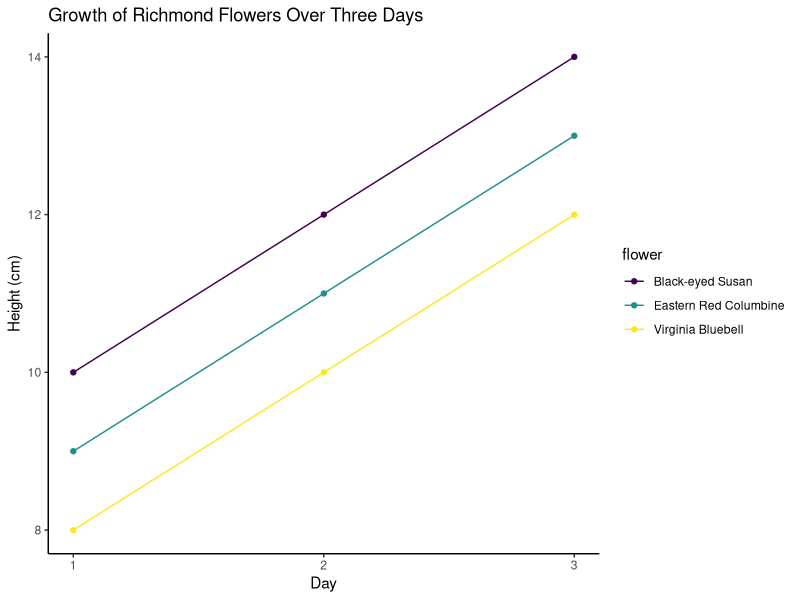
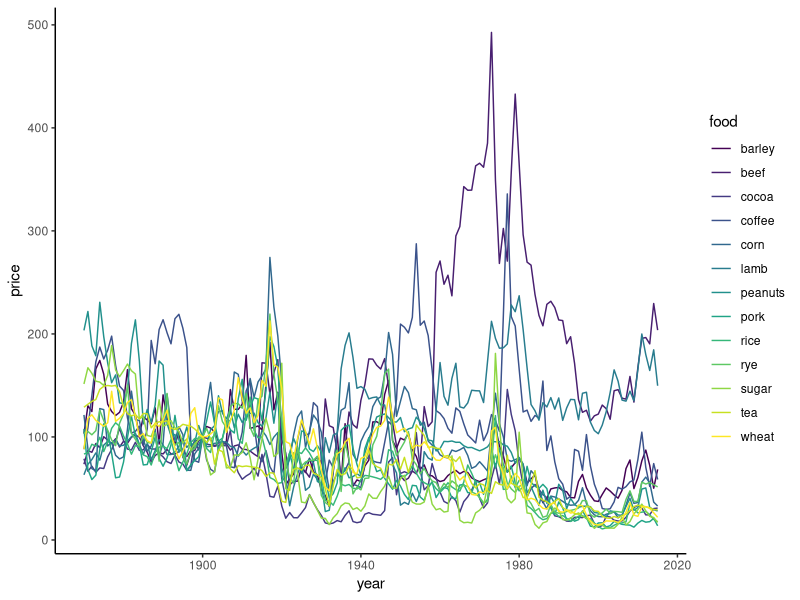
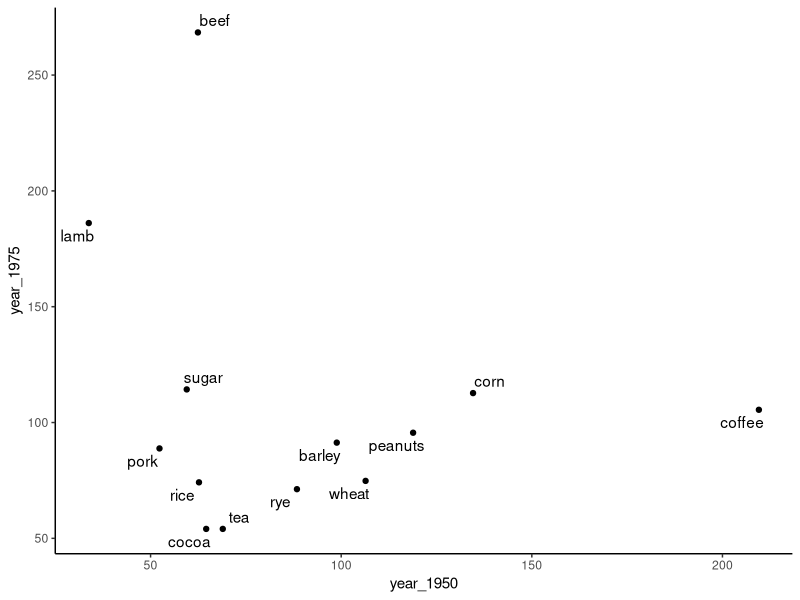
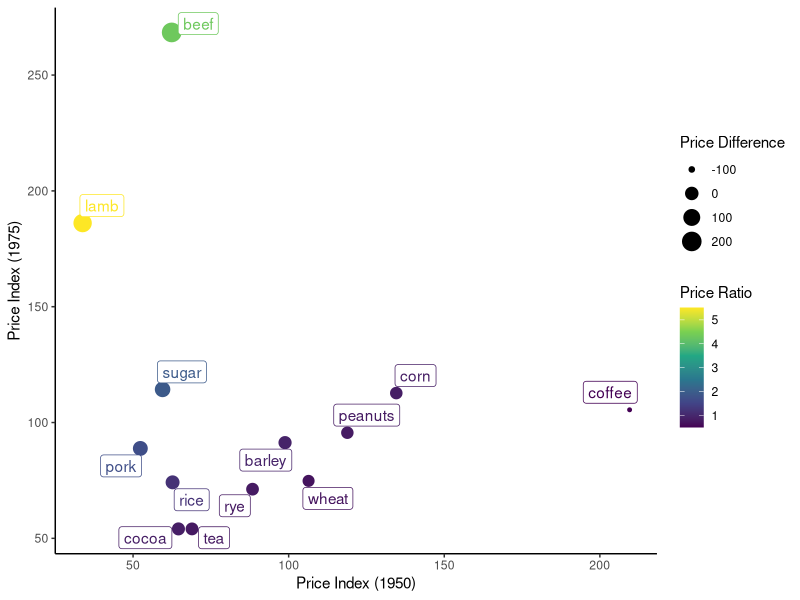
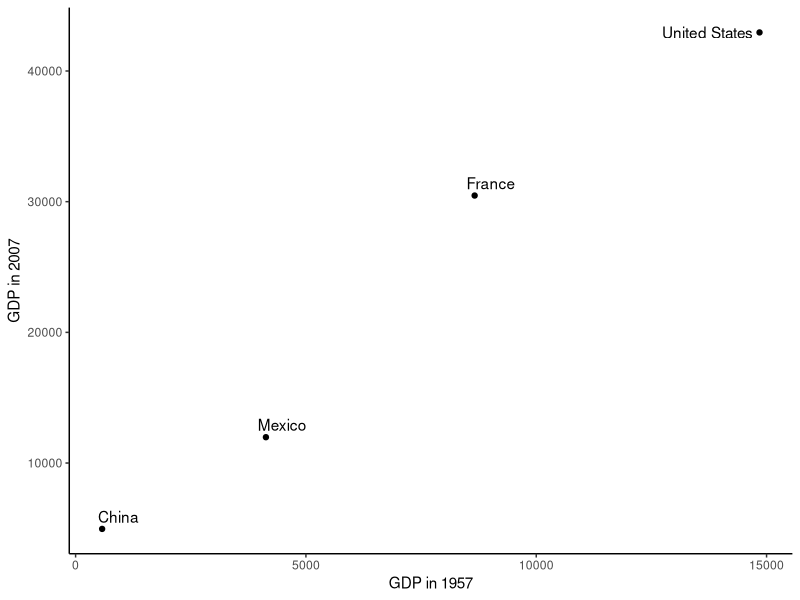

Source code (R) for these figures, in order:
## ---- chunk 1
#| message: false

library(tidyverse)
library(ggrepel)

flower <- c("Black-eyed Susan", "Virginia Bluebell", "Eastern Red Columbine")
height_day1 <- c(10, 8, 9)
height_day2 <- c(12, 10, 11)
height_day3 <- c(14, 12, 13)

flowers_wide <- tibble(
  flower,
  height_day1,
  height_day2,
  height_day3
)

flowers_wide
## ---- chunk 2
flowers_long <- flowers_wide |>
  pivot_longer(
    # pivoting longer every column EXCEPT (!) flower
    cols = !flower,
    names_to = "day",
    names_prefix = "height_day",
    names_transform = as.integer,
    values_to = "height"
  )

flowers_long |>
  arrange(day)
## ---- chunk 3
flowers_wide |>
  mutate(total_growth = height_day3 - height_day1)
## ---- chunk 4
flowers_long |>
  ggplot(aes(x = day, y = height, color = flower)) +
  geom_line() +
  geom_point() +
  labs(
    title = "Growth of Richmond Flowers Over Three Days",
    x = "Day",
    y = "Height (cm)"
  ) +
  # only plot the days in the data on x-axis:
  scale_x_continuous(breaks = flowers_long |>
    distinct(day) |>
    pull(day)) +
  scale_color_viridis_d() +
  theme_classic()
## ---- chunk 5
#| message: false
food_prices <- read_csv("../data/food_prices.csv")

food_prices |>
  slice_sample(n = 5) |>
  arrange(year)
## ---- chunk 6
food_prices |>
  pivot_longer(cols = !year)
## ---- chunk 7
food_prices |>
  pivot_longer(cols = !year, names_to = "food", values_to = "price")
## ---- chunk 8
food_prices |>
  pivot_longer(!year, names_to = "food", values_to = "price") |>
  ggplot(aes(x = year, y = price, color = food)) +
  geom_line() +
  scale_color_viridis_d() +
  theme_classic()
## ---- chunk 9
food_prices_long <- food_prices |>
  filter(year %in% c(1950, 1975)) |>
  pivot_longer(!year, names_to = "food", values_to = "price")

food_prices_long |>
  slice_sample(n = 5)
## ---- chunk 10
food_prices_long |>
  pivot_wider(names_from = year, values_from = price)
## ---- chunk 11
food_prices_long |>
  pivot_wider(
    names_from = year, values_from = price, names_prefix = "year_"
  )
## ---- chunk 12
food_prices_long |>
  pivot_wider(
    names_from = year, values_from = price,
    names_prefix = "year_"
  ) |>
  ggplot(aes(x = year_1950, y = year_1975)) +
  geom_point() +
  geom_text_repel(aes(label = food)) +
  theme_classic()
## ---- chunk 13
food_prices_long |>
  pivot_wider(names_from = year, values_from = price, names_prefix = "year_") |>
  # get the price ratio and difference:
  mutate(
    price_ratio = year_1975 / year_1950,
    price_diff = year_1975 - year_1950
  ) |>
  ggplot(aes(x = year_1950, y = year_1975, color = price_ratio)) +
  geom_point(aes(size = price_diff)) +
  geom_label_repel(aes(label = food)) +
  labs(
    x = "Price Index (1950)", y = "Price Index (1975)",
    color = "Price Ratio", size = "Price Difference"
  ) +
  scale_color_viridis_c() +
  theme_classic()
## ---- chunk 14
#| message: false
hans <- read_csv("../data/hans_roslin.csv")
hans <- hans |>
  filter(year %in% c(1957, 2007)) |>
  filter(country %in% c(
    "United States", "France",
    "China", "Mexico"
  )) |>
  select(country, year, gdp)
hans
## ---- chunk 15
hans |>
  pivot_wider(names_from = country, values_from = gdp)
## ---- chunk 16
hans |>
  pivot_wider(
    names_from = year, values_from = gdp,
    names_prefix = "year_"
  )
## ---- chunk 17
hans |>
  pivot_wider(names_from = country, values_from = gdp) |>
  mutate(us_gdp_diff = `United States` - (France + Mexico + China))
## ---- chunk 18
hans |>
  pivot_wider(
    names_from = year, values_from = gdp,
    names_prefix = "year_"
  ) |>
  ggplot(aes(year_1957, year_2007)) +
  geom_point() +
  geom_text_repel(aes(label = country)) +
  labs(x = "GDP in 1957", y = "GDP in 2007") +
  theme_classic()
